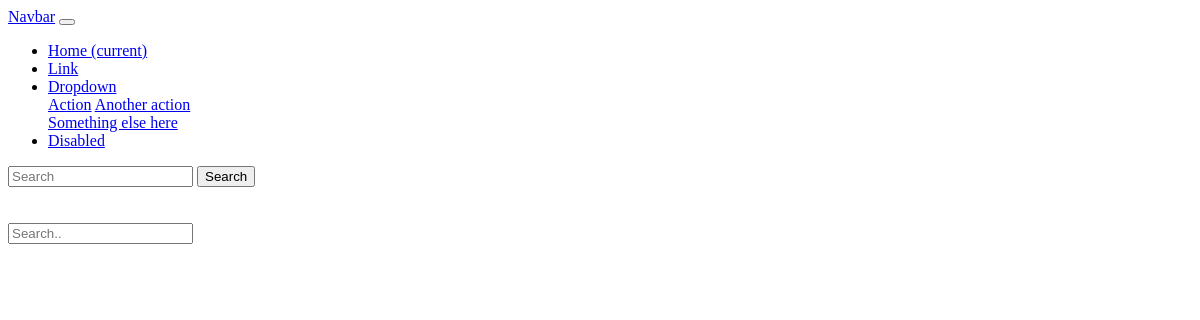
Page /queries/ on the earlier database version.
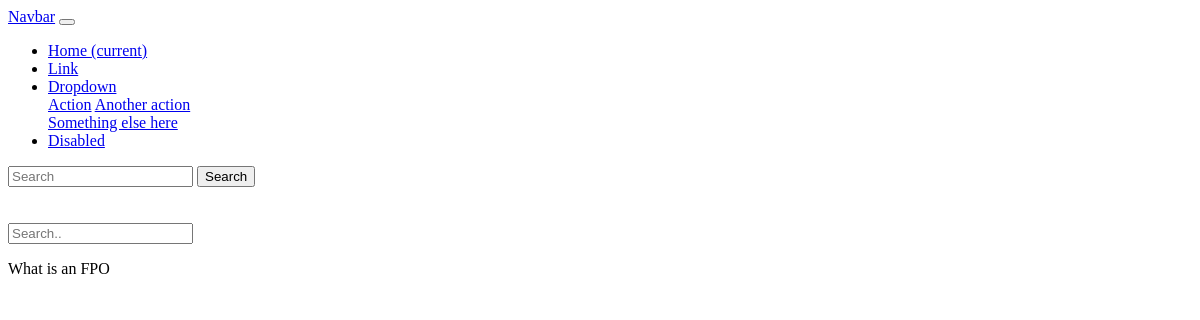
Same page on the later database version.
### Info/models.py (models this page shows, shortened)
class Query(models.Model):
    question = models.CharField(_("Question"), max_length=50)

### Info/views.py (the view)
# urls.py: path("queries/",views.queries,name="queries"),
def queries(request):
    queries = Query.objects.all()
    search_term = ''
    if 'search' in request.GET:
        search_term = request.GET['search']
        queries = queries.filter(
            Q(question__icontains=search_term)
        )
    context = {
        "queries":queries,"search_term":search_term
    }
    return render(request,'Info/queries.html',context)

### templates/Info/queries.html
{% extends "header.html" %}
{% block content%}
<form action="" style="padding-top:20px">
     <input type="text" placeholder="Search.." name="search" id="search" value="{{search_term}}">
</form>
{% for query in queries%}
{{ query.question}} <br> <br>
<br>
{% endfor %}
{% endblock content %}

Differences in the rows shown:
added Query: question "What is an FPO"
